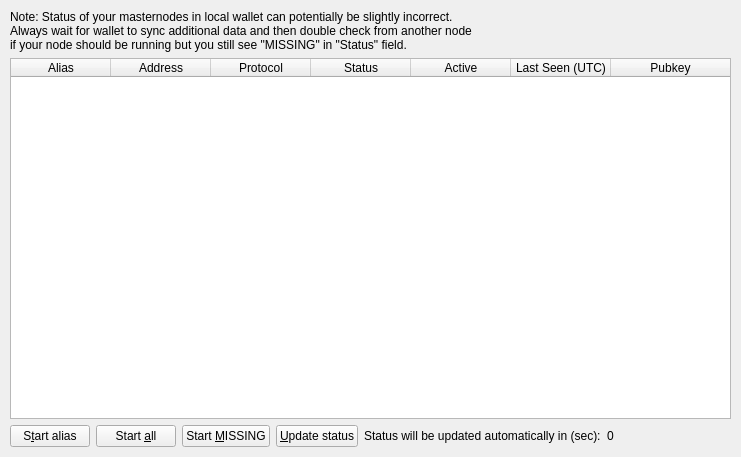
<?xml version="1.0" encoding="UTF-8"?>
<ui version="4.0">
 <class>MasternodeList</class>
 <widget class="QWidget" name="MasternodeList">
  <property name="geometry">
   <rect>
    <x>0</x>
    <y>0</y>
    <width>741</width>
    <height>457</height>
   </rect>
  </property>
  <property name="windowTitle">
   <string>Form</string>
  </property>
  <layout class="QVBoxLayout" name="topLayout">
   <property name="leftMargin">
    <number>10</number>
   </property>
   <property name="topMargin">
    <number>10</number>
   </property>
   <property name="rightMargin">
    <number>10</number>
   </property>
   <property name="bottomMargin">
    <number>10</number>
   </property>
   <item>
    <layout class="QGridLayout" name="gridLayout_2">
     <item row="0" column="0">
      <layout class="QVBoxLayout" name="verticalLayout_2">
       <property name="bottomMargin">
        <number>0</number>
       </property>
       <item>
        <layout class="QHBoxLayout" name="horizontalLayout_note">
         <property name="bottomMargin">
          <number>0</number>
         </property>
         <item>
          <widget class="QLabel" name="updateNote">
           <property name="text">
            <string>Note: Status of your masternodes in local wallet can potentially be slightly incorrect.&lt;br /&gt;Always wait for wallet to sync additional data and then double check from another node&lt;br /&gt;if your node should be running but you still see &quot;MISSING&quot; in &quot;Status&quot; field.</string>
           </property>
          </widget>
         </item>
        </layout>
       </item>
       <item>
        <widget class="QTableWidget" name="tableWidgetMyMasternodes">
         <property name="minimumSize">
          <size>
           <width>695</width>
           <height>0</height>
          </size>
         </property>
         <property name="palette">
          <palette>
           <active>
            <colorrole role="Text">
             <brush brushstyle="SolidPattern">
              <color alpha="255">
               <red>51</red>
               <green>51</green>
               <blue>51</blue>
              </color>
             </brush>
            </colorrole>
           </active>
           <inactive>
            <colorrole role="Text">
             <brush brushstyle="SolidPattern">
              <color alpha="255">
               <red>51</red>
               <green>51</green>
               <blue>51</blue>
              </color>
             </brush>
            </colorrole>
           </inactive>
           <disabled>
            <colorrole role="Text">
             <brush brushstyle="SolidPattern">
              <color alpha="255">
               <red>85</red>
               <green>85</green>
               <blue>85</blue>
              </color>
             </brush>
            </colorrole>
           </disabled>
          </palette>
         </property>
         <property name="editTriggers">
          <set>QAbstractItemView::NoEditTriggers</set>
         </property>
         <property name="alternatingRowColors">
          <bool>true</bool>
         </property>
         <property name="selectionMode">
          <enum>QAbstractItemView::SingleSelection</enum>
         </property>
         <property name="selectionBehavior">
          <enum>QAbstractItemView::SelectRows</enum>
         </property>
         <property name="sortingEnabled">
          <bool>true</bool>
         </property>
         <attribute name="horizontalHeaderStretchLastSection">
          <bool>true</bool>
         </attribute>
         <column>
          <property name="text">
           <string>Alias</string>
          </property>
         </column>
         <column>
          <property name="text">
           <string>Address</string>
          </property>
         </column>
         <column>
          <property name="text">
           <string>Protocol</string>
          </property>
         </column>
         <column>
          <property name="text">
           <string>Status</string>
          </property>
         </column>
         <column>
          <property name="text">
           <string>Active</string>
          </property>
         </column>
         <column>
          <property name="text">
           <string>Last Seen (UTC)</string>
          </property>
         </column>
         <column>
          <property name="text">
           <string>Pubkey</string>
          </property>
         </column>
        </widget>
       </item>
       <item>
        <layout class="QHBoxLayout" name="horizontalLayout_5">
         <property name="bottomMargin">
          <number>0</number>
         </property>
         <item>
          <widget class="QPushButton" name="startButton">
           <property name="text">
            <string>S&amp;tart alias</string>
           </property>
          </widget>
         </item>
         <item>
          <widget class="QPushButton" name="startAllButton">
           <property name="text">
            <string>Start &amp;all</string>
           </property>
          </widget>
         </item>
         <item>
          <widget class="QPushButton" name="startMissingButton">
           <property name="text">
            <string>Start &amp;MISSING</string>
           </property>
          </widget>
         </item>
         <item>
          <widget class="QPushButton" name="UpdateButton">
           <property name="text">
            <string>&amp;Update status</string>
           </property>
          </widget>
         </item>
         <item>
          <widget class="QLabel" name="autoupdate_label">
           <property name="text">
            <string>Status will be updated automatically in (sec):</string>
           </property>
          </widget>
         </item>
         <item>
          <widget class="QLabel" name="secondsLabel">
           <property name="text">
            <string>0</string>
           </property>
          </widget>
         </item>
         <item>
          <spacer name="horizontalSpacer_5">
           <property name="orientation">
            <enum>Qt::Horizontal</enum>
           </property>
           <property name="sizeHint" stdset="0">
            <size>
             <width>40</width>
             <height>20</height>
            </size>
           </property>
          </spacer>
         </item>
        </layout>
       </item>
      </layout>
     </item>
    </layout>
   </item>
  </layout>
 </widget>
 <resources/>
 <connections/>
</ui>
